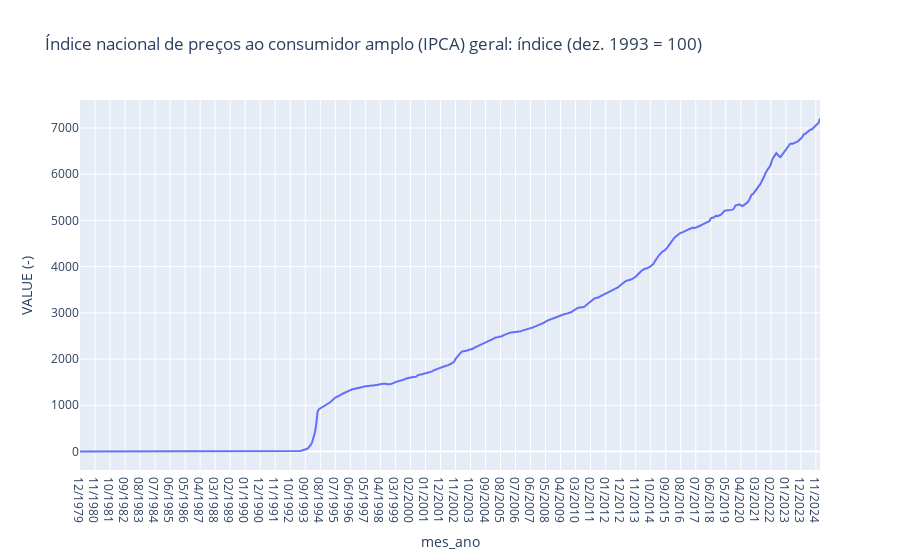

Write notebook code for a chart like this one.
### Code cell
fig_ipca = px.line(ipca, x = 'mes_ano', y = 'VALUE (-)', title  = 'Índice nacional de preços ao consumidor amplo (IPCA) geral: índice (dez. 1993 = 100)')
fig_ipca.show()

### Figure 1 — Plotly figure (JSON) as saved in the notebook; plotly's stock layout.template omitted (floating-point values rounded to 4 significant figures; data arrays with more than 128 entries replaced by an {"elided": "..."} marker saying what was removed)
{"data": [{"hovertemplate": "mes_ano=%{x}<br>VALUE (-)=%{y}<extra></extra>", "legendgroup": "", "line": {"color": "#636efa", "dash": "solid"}, "marker": {"symbol": "circle"}, "mode": "lines", "name": "", "orientation": "v", "showlegend": false, "type": "scatter", "x": {"elided": "543 str values"}, "xaxis": "x", "y": {"elided": "543 float values"}, "yaxis": "y"}], "layout": {"autosize": true, "legend": {"tracegroupgap": 0}, "title": {"text": "Índice nacional de preços ao consumidor amplo (IPCA) geral: índice (dez. 1993 = 100)"}, "xaxis": {"anchor": "y", "autorange": true, "domain": [0, 1], "range": [0, 542], "title": {"text": "mes_ano"}, "type": "category"}, "yaxis": {"anchor": "x", "autorange": true, "domain": [0, 1], "range": [-400.3, 7605.0], "title": {"text": "VALUE (-)"}, "type": "linear"}}}
